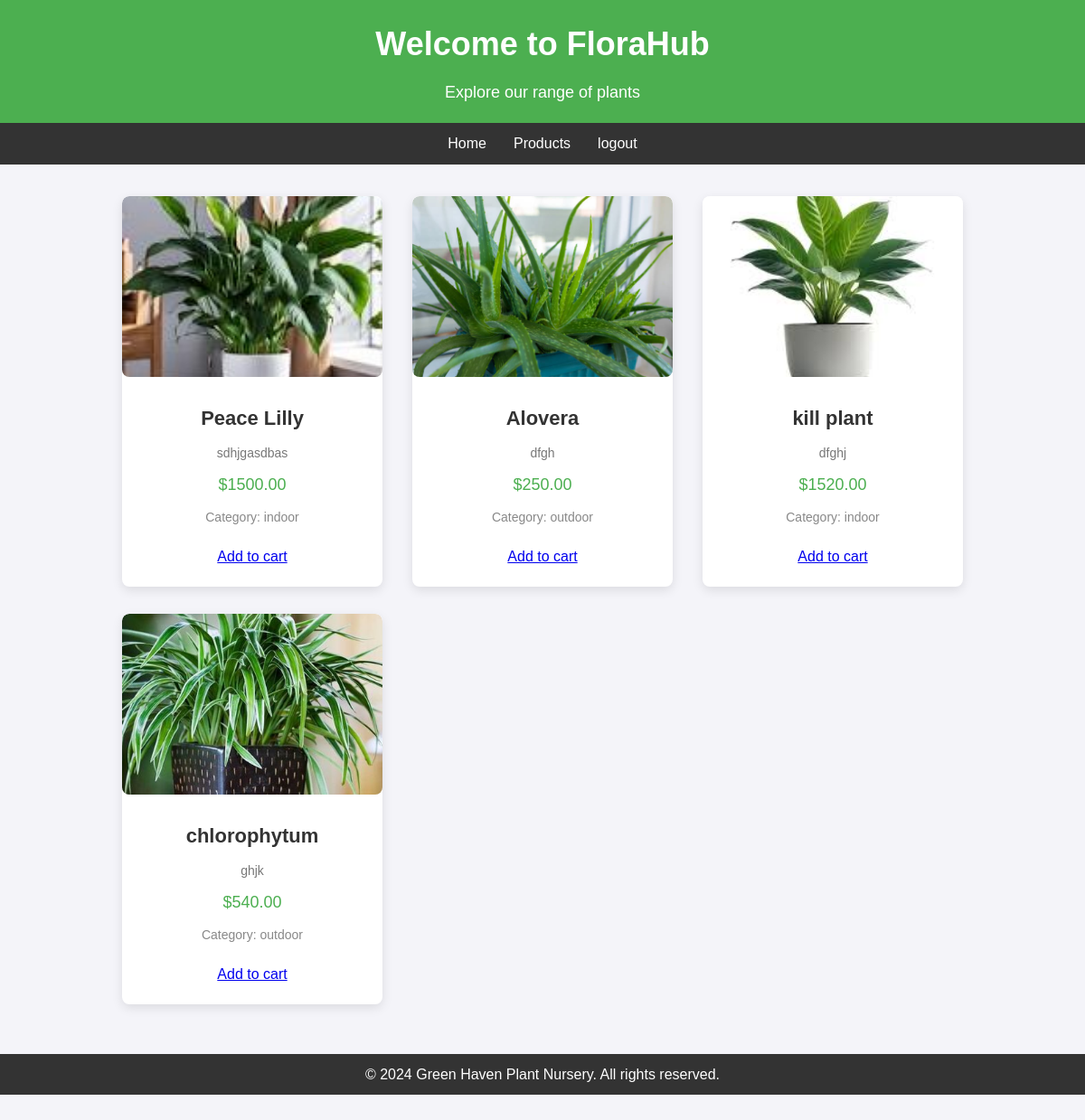
The app's page /product_list with its own data.
### myapp/models.py (models this page shows, shortened)
class Plant(models.Model):
    name = models.CharField(max_length=100)  # Plant name (e.g., Rose, Tulip)
    price = models.DecimalField(max_digits=6, decimal_places=2)  # Price
    image = models.ImageField(upload_to='plants/')  # Image of the plant
    description = models.TextField()  # Description of the plant
    category = models.ForeignKey(Category, on_delete=models.CASCADE, related_name='plants')
    stock = models.PositiveIntegerField(default=0)

class Category(models.Model):
    name = models.CharField(max_length=100, unique=True)  # Example: 'Indoor' or 'Outdoor'
    description = models.TextField(blank=True, null=True)  # Optional description

### myapp/views.py (the view)
# urls.py: path('product_list',views.product_list,name="product_list"),
def product_list(request):
    plants = Plant.objects.all()  # Fetch all plants
    return render(request, 'product_list2.html', {'plants': plants})

### templates/product_list2.html (shortened to what this page needs)
{% load static %}
<!DOCTYPE html>
<html lang="en">
<head>
</head>
<body>
    <header>
        <h1>Welcome to FloraHub</h1>
        <p>Explore our range of plants</p>
    </header>
    <nav class="navbar">
        <ul>
            <li><a href="{% url 'home' %}">Home</a></li>
            <li><a href="{% url 'product_list' %}">Products</a></li>
            <li><a href="{% url 'custom_logout' %}">logout</a></li>
        </ul>
    </nav>
    <div class="container">
        {% for plant in plants %}
        <div class="plant-card">
            <img src="{{ plant.image.url }}" alt="{{ plant.name }}">
            <div class="details">
                <h3>{{ plant.name }}</h3>
                <p>{{ plant.description }}</p>
                <div class="price">${{ plant.price }}</div>
                <div class="category">Category: {{ plant.category.name }}</div>
                <a href="{% url 'login_view'  %}">Add to cart</a>
            </div>
        </div>
        {% empty %}
        <p>No plants available at the moment.</p>
        {% endfor %}
    </div>
    <footer>
        <p>&copy; 2024 Green Haven Plant Nursery. All rights reserved.</p>
    </footer>
</body>
</html>

### templates/product_list2.html (style rules this page uses)
* { margin: 0; padding: 0; box-sizing: border-box; }
body { font-family: 'Arial', sans-serif; background-color: #f4f4f9; color: #333; line-height: 1.6; padding-bottom: 100px; }
header { background-color: #4CAF50; color: white; text-align: center; padding: 20px 0; }
header h1 { font-size: 36px; margin-bottom: 10px; }
header p { font-size: 18px; margin-top: 5px; }
nav.navbar { background-color: #333; padding: 10px; }
nav.navbar ul { list-style: none; display: flex; justify-content: center; }
nav.navbar ul li { margin: 0 15px; }
nav.navbar ul li a { color: white; text-decoration: none; font-size: 16px; }
.container { width: 80%; margin: 20px auto; display: flex; flex-wrap: wrap; justify-content: space-between; }
.plant-card { background-color: white; border-radius: 8px; box-shadow: 0 4px 12px rgba(0, 0, 0, 0.1); width: 30%; margin: 15px; overflow: hidden; text-align: center; transition: transform 0.3s ease, box-shadow 0.3s ease; }
.plant-card img { width: 100%; height: 200px; object-fit: cover; border-radius: 8px; }
.plant-card .details { padding: 20px; }
.plant-card h3 { font-size: 22px; color: #333; margin-bottom: 10px; }
.plant-card p { font-size: 14px; color: #777; margin-bottom: 10px; }
.plant-card .price { font-size: 18px; color: #4CAF50; margin: 10px 0; }
.plant-card .category { font-size: 14px; color: #888; margin-bottom: 20px; }
footer { text-align: center; padding: 10px 0; background-color: #333; color: white; margin-top: 40px; }

### records on screen
Plant: image (picture), name "Peace Lilly", description "sdhjgasdbas", price "1500.00", category.name "indoor"
Plant: image (picture), name "Alovera", description "dfgh", price "250.00", category.name "outdoor"
Plant: image (picture), name "kill plant", description "dfghj", price "1520.00", category.name "indoor"
Plant: image (picture), name "chlorophytum", description "ghjk", price "540.00", category.name "outdoor"
